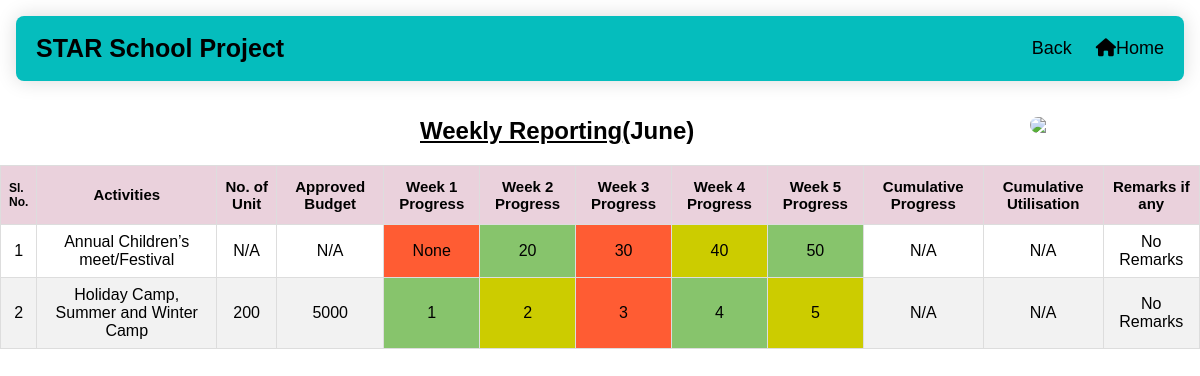
The app's page /ycda/weekly-report/1/ (signed in) with its own data.
### myAPP/models.py (models this page shows, shortened)
class Project_DIP(models.Model):
 project_name=models.CharField(max_length=200)
 category_id = models.ForeignKey("Project_Category", on_delete=models.CASCADE)
 assigned_to = models.ForeignKey(User, on_delete=models.CASCADE)
 budget = models.CharField(max_length=200)
 start_date = models.DateField()
 end_date = models.DateField()
 period = models.IntegerField()
 donor_name=models.CharField(max_length=200)
 created_at = models.DateTimeField('created at', auto_now_add=True)
 updated_at = models.DateTimeField('updated at', auto_now=True)

class Weekly_Report(models.Model):
 month=models.IntegerField()
 year=models.IntegerField()
 activity_id= models.ForeignKey("Dip_Activities", on_delete=models.CASCADE)
 unit = models.IntegerField(null=True,blank=True)
 approved_budget = models.IntegerField(null=True,blank=True)
 cumulative_progress = models.CharField(max_length=500,null=True,blank=True)
 cumulative_utilisation = models.CharField(max_length=500,null=True,blank=True)
 remarks=models.CharField(max_length=200,null=True,blank=True)
 created_at = models.DateTimeField('created at', auto_now_add=True)
 updated_at = models.DateTimeField('updated at', auto_now=True)

class Dip_Activities(models.Model):
   project_detail_id= models.ForeignKey("DIP_details", on_delete=models.CASCADE)
   activity_name = models.CharField(max_length=200)
   objectives = models.CharField(max_length=200)
   target_participants = models.CharField(max_length=200,null=True)
   coverage = models.CharField(max_length=200,null=True)
   duration = models.CharField(max_length=200,null=True)
   dip_remarks=models.CharField(max_length=200,null=True,blank=True)
   am_remarks=models.CharField(max_length=200,null=True,blank=True)
   is_dip_submited = models.BooleanField(default=False)
   is_dip_approved = models.BooleanField(default=False)
   is_dip_rejected = models.BooleanField(default=False)
   is_am_submited = models.BooleanField(default=False)
   is_am_approved = models.BooleanField(default=False)
   is_am_rejected = models.BooleanField(default=False)
   created_at = models.DateTimeField('created at', auto_now_add=True)
   updated_at = models.DateTimeField('updated at', auto_now=True)

class Week_one_Report(models.Model):
 COLOR_CHOICES =(
    ('1',"Completed"),
    ('2',"In-Progress"),
    ('3',"Not-Started")
    )
 weekly_Report_id = models.ForeignKey("Weekly_Report", on_delete=models.CASCADE)
 report = models.CharField(max_length=500,null=True,blank=True)
 status = models.CharField(max_length= 10,choices=COLOR_CHOICES,null=True,blank=True)

class Week_two_Report(models.Model):
 COLOR_CHOICES =(
    ('1',"Completed"),
    ('2',"In-Progress"),
    ('3',"Not-Started")
    )
 weekly_Report_id = models.ForeignKey("Weekly_Report", on_delete=models.CASCADE)
 report = models.CharField(max_length=500,null=True,blank=True)
 status = models.CharField(max_length= 10,choices=COLOR_CHOICES,null=True,blank=True)

class Week_three_Report(models.Model):
 COLOR_CHOICES =(
    ('1',"Completed"),
    ('2',"In-Progress"),
    ('3',"Not-Started")
    )
 weekly_Report_id = models.ForeignKey("Weekly_Report", on_delete=models.CASCADE)
 report = models.CharField(max_length=500,null=True,blank=True)
 status = models.CharField(max_length= 10,choices=COLOR_CHOICES,null=True,blank=True)

class Week_four_Report(models.Model):
 COLOR_CHOICES =(
    ('1',"Completed"),
    ('2',"In-Progress"),
    ('3',"Not-Started")
    )
 weekly_Report_id = models.ForeignKey("Weekly_Report", on_delete=models.CASCADE)
 report = models.CharField(max_length=500,null=True,blank=True)
 status = models.CharField(max_length= 10,choices=COLOR_CHOICES,null=True,blank=True)

class Week_five_Report(models.Model):
 COLOR_CHOICES =(
    ('1',"Completed"),
    ('2',"In-Progress"),
    ('3',"Not-Started")
    )
 weekly_Report_id = models.ForeignKey("Weekly_Report", on_delete=models.CASCADE)
 report = models.CharField(max_length=500,null=True,blank=True)
 status = models.CharField(max_length= 10,choices=COLOR_CHOICES,null=True,blank=True)

### myAPP/views.py (the view)
# urls.py: path('weekly-report/<int:pk>/', weekly_report, name='weekly-report'),
@login_required(login_url='login')
def weekly_report(request,pk):
    user=0
    if user_belongs_to_group(request.user,'ProjectManager'):
      user = 1
    else:
      user = 0
    project = get_object_or_404(Project_DIP, id=pk)
    month = datetime.today()
    Plans = Weekly_Report.objects.filter(activity_id__project_detail_id__project_id = project).filter(month=month.month).filter(year=month.year)
    context= {
        'project':project,
        'user': user,
        'Plans': Plans,
        'month': month,
        }
    return render(request,'myAPP/week-report.html', context)

### myAPP/views.py (called while the page is built)
def user_belongs_to_group(user, group_name):
    try:
        group = Group.objects.get(name=group_name)
    except Group.DoesNotExist:
        return False
    return user.groups.filter(name=group_name).exists()

### myAPP/templates/myAPP/week-report.html (shortened to what this page needs)
{% extends 'myAPP/baseweek.html' %}
{% block content %}
<link rel="stylesheet" href="https://cdnjs.cloudflare.com/ajax/libs/font-awesome/6.4.0/css/all.min.css" />
<body>
<img class="image" src="https://assets.letsendorse.com/20200111/VwBUYOZNdHaPdNqQgzsG15787235219596.png" style='margin-top: 20px;'></img>
<div style='float:left;margin-left: 35%;'>
    <h2 style="text-align:center;"><u>Weekly Reporting</u>({{month| date:"F"}})</h2>
</div>
<table id="customers" class="printable">
    <thead>
        <tr>
            <th style="width: 3%;font-size:12px">Sl. No.</th>
            <th style="width: 15%;text-align:center;font-size:15px">Activities</th>
            <th style="width: 5%;text-align:center;font-size:15px">No. of Unit</th>
            <th style="text-align:center;font-size:15px">Approved Budget</th>
            <th style="width: 8%;text-align:center;font-size:15px">Week 1 Progress</th>
            <th style="width: 8%;text-align:center;font-size:15px">Week 2 Progress</th>
            <th style="width: 8%;text-align:center;font-size:15px">Week 3 Progress</th>
            <th style="width: 8%;text-align:center;font-size:15px">Week 4 Progress</th>
            <th style="width: 8%;text-align:center;font-size:15px">Week 5 Progress</th>
            <th style="width: 10%;text-align:center;font-size:15px">Cumulative Progress</th>
            <th style="width: 10%;text-align:center;font-size:15px">Cumulative Utilisation</th>
            <th style="text-align: center;font-size:15px" class='no-print'>Remarks if any</th>
        </tr>
    </thead>
    <tbody>
        {% for x in Plans %}
        <tr>
            <td style="text-align:center;">{{ forloop.counter }}</td>
            <td style="text-align:center;">{{ x.activity_id.activity_name }}</td>
            <td style="text-align:center;">{% if  x.unit == null %}N/A{% else %}{{ x.unit }}{% endif %}</td>
            <td style="text-align:center;">{% if  x.approved_budget == null %}N/A{% else %}{{ x.approved_budget }}{% endif %}</td>
            {% for a in x.week_one_report_set.all %}
              {% if a.status == '1' %}
                <td style="text-align:center;background-color:#87c46c;">
                  {% if a.report != null %}
                  {{ a.report }}
                  {% else %}
                  N/A
                  {% endif %}
                </td>
              {% elif a.status == '3' %}
                <td style="text-align:center;background-color:#ff5c33;">
                  {% if a.report != null %}
                  {{ a.report }}
                  {% else %}
                  N/A
                  {% endif %}
                </td>
              {% endif %}
            {% endfor %}
            {% for a in x.week_two_report_set.all %}
              {% if a.status == '1' %}
                <td style="text-align:center;background-color:#87c46c;">
                  {% if a.report != null %}
                  {{ a.report }}
                  {% else %}
                  N/A
                  {% endif %}
                </td>
              {% elif a.status == '2' %}
                <td style="text-align:center;background-color:#cccc00;">
                  {% if a.report != null %}
                  {{ a.report }}
                  {% else %}
                  N/A
                  {% endif %}
                </td>
              {% endif %}
            {% endfor %}
            {% for a in x.week_three_report_set.all %}
              {% if a.status == '1' %}
                <td style="text-align:center;background-color:#87c46c;">
                  {% if a.report != null %}
                  {{ a.report }}
                  {% else %}
                  N/A
                  {% endif %}
                </td>
              {% elif a.status == '3' %}
                <td style="text-align:center;background-color:#ff5c33;">
                  {% if a.report != null %}
                  {{ a.report }}
                  {% else %}
                  N/A
                  {% endif %}
                </td>
              {% endif %}
            {% endfor %}
            {% for a in x.week_four_report_set.all %}
              {% if a.status == '1' %}
                <td style="text-align:center;background-color:#87c46c;">
                  {% if a.report != null %}
                  {{ a.report }}
                  {% else %}
                  N/A
                  {% endif %}
                </td>
              {% elif a.status == '2' %}
                <td style="text-align:center;background-color:#cccc00;">
                  {% if a.report != null %}
                  {{ a.report }}
                  {% else %}
                  N/A
                  {% endif %}
                </td>
              {% endif %}
            {% endfor %}
            {% for a in x.week_five_report_set.all %}
              {% if a.status == '1' %}
                <td style="text-align:center;background-color:#87c46c;">
                  {% if a.report != null %}
                  {{ a.report }}
                  {% else %}
                  N/A
                  {% endif %}
                </td>
              {% elif a.status == '2' %}
                <td style="text-align:center;background-color:#cccc00;">
                  {% if a.report != null %}
                  {{ a.report }}
                  {% else %}
                  N/A
                  {% endif %}
                </td>
              {% endif %}
            {% endfor %}
            <td style="text-align:center;">{% if  x.cumulative_progress == null %}N/A{% else %}{{ x.cumulative_progress }}{% endif %}</td>
            <td style="text-align:center;">{% if  x.cumulative_utilisation == null %}N/A{% else %}{{ x.cumulative_utilisation }}{% endif %}</td>
            {% if x.remarks %}
              <td class='no-print' style="text-align: center;">{{ x.remarks }}</td>
            {% else %}
              <td style="text-align: center;" class='no-print'>No Remarks</td>
            {% endif %}
        </tr>
        {% endfor %}
    </tbody>
</table>
</body>
{% endblock %}

### myAPP/templates/myAPP/baseweek.html (shortened to what this page needs)
{% load static %}
<!DOCTYPE html>
<html lang="en">
  <head>
    <link rel="stylesheet" href="{% static 'css/style.css' %}">
  </head>
  <link rel="stylesheet" href="https://cdnjs.cloudflare.com/ajax/libs/font-awesome/4.7.0/css/font-awesome.min.css">
  <body>
    <div class="header">
      <a class="logo">{{ project.project_name }}</a>
      <div class="header-right">
        {% if user == 1 %}
          <a href="{% url 'myAPP:add-weekly-report' project.id %}">&#10010; Add Plan</a>
          <a onclick="openPopup()" style='cursor: pointer;'><i class="fa fa-eye"></i>View</a>
          <a onclick="printPage()" style='cursor: pointer;'><i class="fa fa-print"></i>Print</a>
          <a href="{% url 'myAPP:home' project.id %}" class=sel><i class="fa fa-home"></i>Home</a>
        {% else %}
          <a href="{% url 'myAPP:home' project.pk %}" class=sel>Back</a>
          <a href="{% url 'myAPP:masterhome' %}" class=sel><i class="fa fa-home"></i>Home</a>
        {% endif %}
      </div>
    </div>
    <div id="body">
      {% block content %}{% endblock %}
    </div>
  </body>
  </html>

### myAPP/static/css/style.css (style rules this page uses)
.header { border-radius: 1vh; margin: 2vh; overflow:hidden; background-color:rgb(5, 189, 189); padding:1vh; min-width:200px; box-shadow: 0 0 20px rgba(0, 0, 0, 0.15); }
.header a { float: left; color: black; text-align: center; padding: 12px; text-decoration: none; font-size: 18px; font-family: sans-serif; line-height: 25px; border-radius: 4px; }
.header a.logo { font-size: 25px; font-weight: bold; }
.header-right { float: right; }

### myAPP/templates/myAPP/week-report.html (style rules this page uses)
body { font-family: Arial, sans-serif; margin: 0; padding: 0; }
#customers { font-family: Arial, Helvetica, sans-serif; border-collapse: collapse; width: 100%; }
#customers td, #customers th { border: 1px solid #ddd; padding: 8px; }
#customers tr:nth-child(even) { background-color: #f2f2f2; }
#customers th { padding-top: 12px; padding-bottom: 12px; text-align: left; background-color: #ead1dc; color: black; }
.image { border-radius: 8px; width: 150px; float:right; margin-right: 20px; margin-top: 50px; }

### records on screen
Project_DIP: project_name "STAR School Project"
Weekly_Report: activity_id.activity_name "Annual Children’s meet/Festival", shows "N/A", shows "No Remarks"
Week_one_Report: report "None"
Week_two_Report: report "20"
Week_three_Report: report "30"
Week_four_Report: report "40"
Week_five_Report: report "50"
Weekly_Report: activity_id.activity_name "Holiday Camp, Summer and Winter Camp", unit "200", approved_budget "5000", shows "N/A", shows "No Remarks"
Week_one_Report: report "1"
Week_two_Report: report "2"
Week_three_Report: report "3"
Week_four_Report: report "4"
Week_five_Report: report "5"

### other values on screen
{{ month| date:"F" }} "June"
